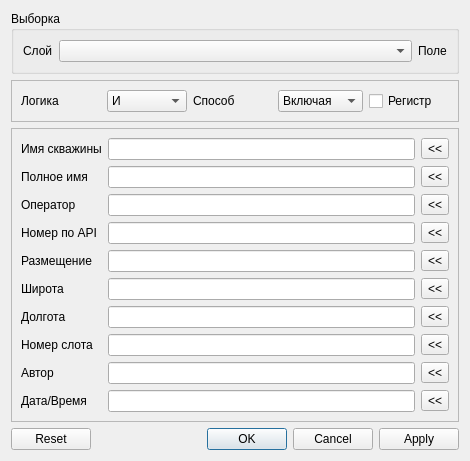
<?xml version="1.0" encoding="UTF-8"?>
<ui version="4.0">
 <class>Dialog</class>
 <widget class="QDialog" name="Dialog">
  <property name="geometry">
   <rect>
    <x>0</x>
    <y>0</y>
    <width>470</width>
    <height>425</height>
   </rect>
  </property>
  <property name="windowTitle">
   <string>Критерии поиска</string>
  </property>
  <layout class="QVBoxLayout" name="verticalLayout">
   <item>
    <widget class="QGroupBox" name="groupBox">
     <property name="title">
      <string>Выборка</string>
     </property>
     <layout class="QHBoxLayout" name="horizontalLayout" stretch="0,1,0">
      <item>
       <widget class="QLabel" name="label_13">
        <property name="text">
         <string>Слой</string>
        </property>
       </widget>
      </item>
      <item>
       <widget class="QComboBox" name="mLayerComboBox"/>
      </item>
      <item>
       <widget class="QLabel" name="label_14">
        <property name="text">
         <string>Поле</string>
        </property>
       </widget>
      </item>
     </layout>
    </widget>
   </item>
   <item>
    <widget class="QFrame" name="frame">
     <property name="frameShape">
      <enum>QFrame::StyledPanel</enum>
     </property>
     <property name="frameShadow">
      <enum>QFrame::Raised</enum>
     </property>
     <layout class="QGridLayout" name="gridLayout">
      <item row="0" column="1">
       <widget class="QComboBox" name="mLogicComboBox">
        <item>
         <property name="text">
          <string>И</string>
         </property>
        </item>
        <item>
         <property name="text">
          <string>ИЛИ</string>
         </property>
        </item>
       </widget>
      </item>
      <item row="0" column="0">
       <widget class="QLabel" name="label_2">
        <property name="text">
         <string>Логика</string>
        </property>
       </widget>
      </item>
      <item row="0" column="2">
       <widget class="QLabel" name="label_3">
        <property name="text">
         <string>Способ</string>
        </property>
       </widget>
      </item>
      <item row="0" column="3">
       <widget class="QComboBox" name="mMethodComboBox">
        <item>
         <property name="text">
          <string>Включая</string>
         </property>
        </item>
        <item>
         <property name="text">
          <string>Исключая</string>
         </property>
        </item>
       </widget>
      </item>
      <item row="0" column="4">
       <widget class="QCheckBox" name="mUseRegistry">
        <property name="text">
         <string>Регистр</string>
        </property>
       </widget>
      </item>
     </layout>
    </widget>
   </item>
   <item>
    <widget class="QFrame" name="frame_2">
     <property name="frameShape">
      <enum>QFrame::StyledPanel</enum>
     </property>
     <property name="frameShadow">
      <enum>QFrame::Raised</enum>
     </property>
     <layout class="QGridLayout" name="gridLayout_2">
      <item row="0" column="1">
       <widget class="QLineEdit" name="mWellName"/>
      </item>
      <item row="1" column="0">
       <widget class="QLabel" name="label_4">
        <property name="text">
         <string>Полное имя</string>
        </property>
       </widget>
      </item>
      <item row="0" column="0">
       <widget class="QLabel" name="label">
        <property name="text">
         <string>Имя скважины</string>
        </property>
       </widget>
      </item>
      <item row="3" column="0">
       <widget class="QLabel" name="label_6">
        <property name="text">
         <string>Номер по API</string>
        </property>
       </widget>
      </item>
      <item row="4" column="0">
       <widget class="QLabel" name="label_7">
        <property name="text">
         <string>Размещение</string>
        </property>
       </widget>
      </item>
      <item row="7" column="0">
       <widget class="QLabel" name="label_10">
        <property name="text">
         <string>Номер слота</string>
        </property>
       </widget>
      </item>
      <item row="2" column="0">
       <widget class="QLabel" name="label_5">
        <property name="text">
         <string>Оператор</string>
        </property>
       </widget>
      </item>
      <item row="6" column="0">
       <widget class="QLabel" name="label_9">
        <property name="text">
         <string>Долгота</string>
        </property>
       </widget>
      </item>
      <item row="5" column="0">
       <widget class="QLabel" name="label_8">
        <property name="text">
         <string>Широта</string>
        </property>
       </widget>
      </item>
      <item row="4" column="1">
       <widget class="QLineEdit" name="mLocation"/>
      </item>
      <item row="8" column="0">
       <widget class="QLabel" name="label_11">
        <property name="text">
         <string>Автор</string>
        </property>
       </widget>
      </item>
      <item row="2" column="1">
       <widget class="QLineEdit" name="mOperator"/>
      </item>
      <item row="1" column="1">
       <widget class="QLineEdit" name="mFullName"/>
      </item>
      <item row="3" column="1">
       <widget class="QLineEdit" name="mApiNumber"/>
      </item>
      <item row="7" column="1">
       <widget class="QLineEdit" name="mSlotNumber"/>
      </item>
      <item row="5" column="1">
       <widget class="QLineEdit" name="mLatitude"/>
      </item>
      <item row="9" column="1">
       <widget class="QLineEdit" name="mDateTime"/>
      </item>
      <item row="8" column="1">
       <widget class="QLineEdit" name="mAuthor"/>
      </item>
      <item row="6" column="1">
       <widget class="QLineEdit" name="mLongitude"/>
      </item>
      <item row="9" column="0">
       <widget class="QLabel" name="label_12">
        <property name="text">
         <string>Дата/Время</string>
        </property>
       </widget>
      </item>
      <item row="3" column="2">
       <widget class="QToolButton" name="mApiNumberToolButton">
        <property name="toolTip">
         <string>Получить список значений поля в выборке</string>
        </property>
        <property name="text">
         <string>&lt;&lt;</string>
        </property>
       </widget>
      </item>
      <item row="6" column="2">
       <widget class="QToolButton" name="mLongitudeToolButton">
        <property name="toolTip">
         <string>Получить список значений поля в выборке</string>
        </property>
        <property name="text">
         <string>&lt;&lt;</string>
        </property>
       </widget>
      </item>
      <item row="0" column="2">
       <widget class="QToolButton" name="mWellsToolButton">
        <property name="toolTip">
         <string>Получить список значений поля в выборке</string>
        </property>
        <property name="text">
         <string>&lt;&lt;</string>
        </property>
       </widget>
      </item>
      <item row="4" column="2">
       <widget class="QToolButton" name="mLocationToolButton">
        <property name="toolTip">
         <string>Получить список значений поля в выборке</string>
        </property>
        <property name="text">
         <string>&lt;&lt;</string>
        </property>
       </widget>
      </item>
      <item row="9" column="2">
       <widget class="QToolButton" name="mDateToolButton">
        <property name="toolTip">
         <string>Получить список значений поля в выборке</string>
        </property>
        <property name="text">
         <string>&lt;&lt;</string>
        </property>
       </widget>
      </item>
      <item row="1" column="2">
       <widget class="QToolButton" name="mFullNameToolButton">
        <property name="toolTip">
         <string>Получить список значений поля в выборке</string>
        </property>
        <property name="text">
         <string>&lt;&lt;</string>
        </property>
       </widget>
      </item>
      <item row="7" column="2">
       <widget class="QToolButton" name="mSlotNumberToolButton">
        <property name="toolTip">
         <string>Получить список значений поля в выборке</string>
        </property>
        <property name="text">
         <string>&lt;&lt;</string>
        </property>
       </widget>
      </item>
      <item row="5" column="2">
       <widget class="QToolButton" name="mLatitudeToolButton">
        <property name="toolTip">
         <string>Получить список значений поля в выборке</string>
        </property>
        <property name="text">
         <string>&lt;&lt;</string>
        </property>
       </widget>
      </item>
      <item row="2" column="2">
       <widget class="QToolButton" name="mOperatorToolButton">
        <property name="toolTip">
         <string>Получить список значений поля в выборке</string>
        </property>
        <property name="text">
         <string>&lt;&lt;</string>
        </property>
       </widget>
      </item>
      <item row="8" column="2">
       <widget class="QToolButton" name="mAuthorToolButton">
        <property name="toolTip">
         <string>Получить список значений поля в выборке</string>
        </property>
        <property name="text">
         <string>&lt;&lt;</string>
        </property>
       </widget>
      </item>
     </layout>
    </widget>
   </item>
   <item>
    <spacer name="verticalSpacer">
     <property name="orientation">
      <enum>Qt::Vertical</enum>
     </property>
     <property name="sizeHint" stdset="0">
      <size>
       <width>20</width>
       <height>40</height>
      </size>
     </property>
    </spacer>
   </item>
   <item>
    <widget class="QDialogButtonBox" name="buttonBox">
     <property name="orientation">
      <enum>Qt::Horizontal</enum>
     </property>
     <property name="standardButtons">
      <set>QDialogButtonBox::Apply|QDialogButtonBox::Cancel|QDialogButtonBox::Ok|QDialogButtonBox::Reset</set>
     </property>
    </widget>
   </item>
  </layout>
 </widget>
 <resources/>
 <connections>
  <connection>
   <sender>buttonBox</sender>
   <signal>accepted()</signal>
   <receiver>Dialog</receiver>
   <slot>accept()</slot>
   <hints>
    <hint type="sourcelabel">
     <x>266</x>
     <y>415</y>
    </hint>
    <hint type="destinationlabel">
     <x>157</x>
     <y>274</y>
    </hint>
   </hints>
  </connection>
  <connection>
   <sender>buttonBox</sender>
   <signal>rejected()</signal>
   <receiver>Dialog</receiver>
   <slot>reject()</slot>
   <hints>
    <hint type="sourcelabel">
     <x>334</x>
     <y>415</y>
    </hint>
    <hint type="destinationlabel">
     <x>286</x>
     <y>274</y>
    </hint>
   </hints>
  </connection>
 </connections>
</ui>
